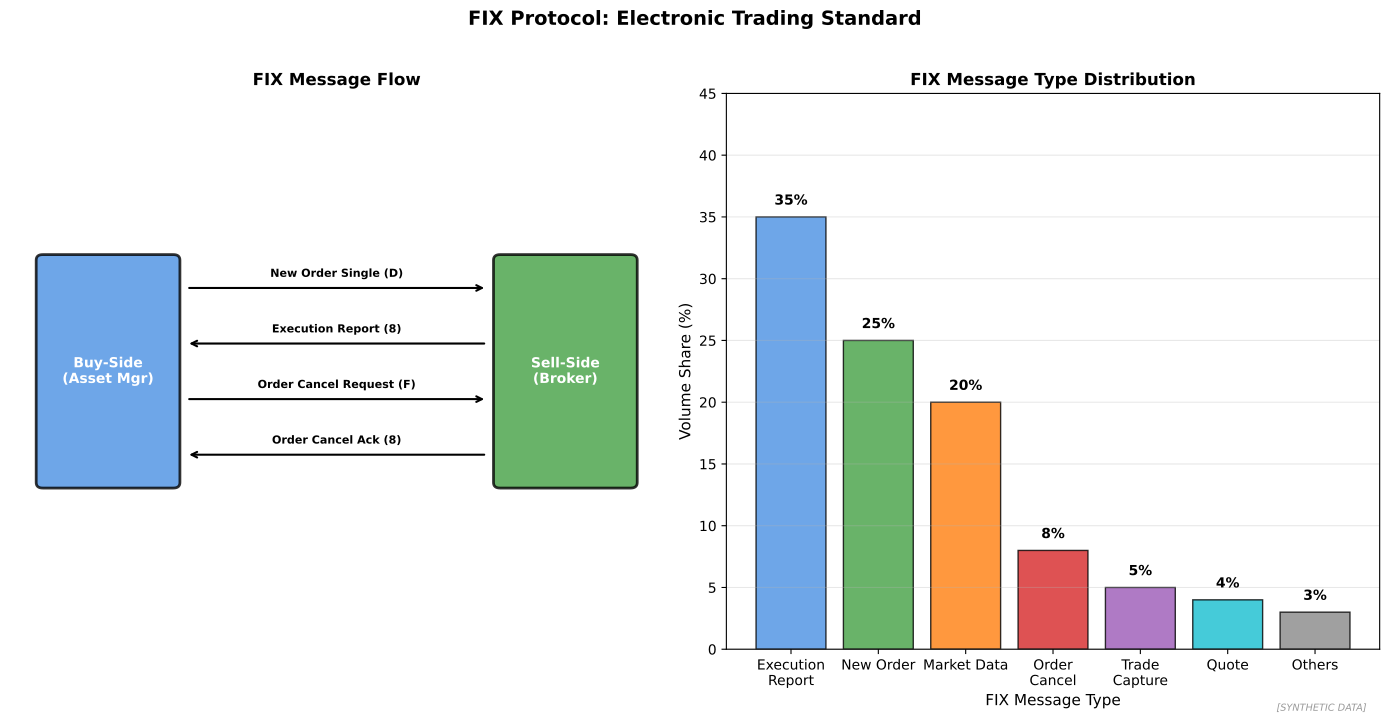

Write the Python code that produced this figure.
"""
FIX Protocol Overview
Financial Information eXchange

Output: fix_protocol.pdf
Module: module_04_trad_finance
Lesson: 40 - Electronic Trading
"""

from pathlib import Path
import matplotlib.pyplot as plt
import matplotlib.patches as mpatches
import numpy as np

CHART_METADATA = {
    'title': 'FIX Protocol',
    'module': 'module_04_trad_finance',
    'lesson': 40,
    'url': 'https://github.com/Digital-AI-Finance/digital-finance/tree/main/module_04_trad_finance/figures/fix_protocol'
}

plt.rcParams.update({'font.size': 10, 'axes.labelsize': 10})

def create_chart():
    fig, axes = plt.subplots(1, 2, figsize=(14, 7))

    # FIX Message Flow
    ax1 = axes[0]
    ax1.set_xlim(0, 10)
    ax1.set_ylim(0, 10)

    # Participants
    buy_side = mpatches.FancyBboxPatch((0.5, 3), 2, 4,
                                        boxstyle="round,pad=0.1",
                                        facecolor='#4A90E2', alpha=0.8,
                                        edgecolor='black', linewidth=2)
    ax1.add_patch(buy_side)
    ax1.text(1.5, 5, 'Buy-Side\n(Asset Mgr)', ha='center', va='center',
            fontsize=10, fontweight='bold', color='white')

    sell_side = mpatches.FancyBboxPatch((7.5, 3), 2, 4,
                                         boxstyle="round,pad=0.1",
                                         facecolor='#44A044', alpha=0.8,
                                         edgecolor='black', linewidth=2)
    ax1.add_patch(sell_side)
    ax1.text(8.5, 5, 'Sell-Side\n(Broker)', ha='center', va='center',
            fontsize=10, fontweight='bold', color='white')

    # Message arrows
    messages = [
        (2.7, 6.5, 7.3, 6.5, 'New Order Single (D)'),
        (7.3, 5.5, 2.7, 5.5, 'Execution Report (8)'),
        (2.7, 4.5, 7.3, 4.5, 'Order Cancel Request (F)'),
        (7.3, 3.5, 2.7, 3.5, 'Order Cancel Ack (8)'),
    ]

    for x1, y1, x2, y2, label in messages:
        ax1.annotate('', xy=(x2, y2), xytext=(x1, y1),
                    arrowprops=dict(arrowstyle='->', color='black', lw=1.5))
        ax1.text((x1+x2)/2, y1+0.2, label, ha='center', fontsize=8, fontweight='bold')

    ax1.set_title('FIX Message Flow', fontsize=12, fontweight='bold')
    ax1.axis('off')

    # FIX Message Types
    ax2 = axes[1]

    msg_types = ['Execution\nReport', 'New Order', 'Market Data', 'Order\nCancel',
                'Trade\nCapture', 'Quote', 'Others']
    volume = [35, 25, 20, 8, 5, 4, 3]
    colors = ['#4A90E2', '#44A044', '#FF7F0E', '#D62728', '#9B59B6', '#17BECF', '#888888']

    bars = ax2.bar(msg_types, volume, color=colors, alpha=0.8, edgecolor='black')

    for bar, vol in zip(bars, volume):
        ax2.text(bar.get_x() + bar.get_width()/2, bar.get_height() + 1,
                f'{vol}%', ha='center', fontsize=10, fontweight='bold')

    ax2.set_xlabel('FIX Message Type', fontsize=11)
    ax2.set_ylabel('Volume Share (%)', fontsize=11)
    ax2.set_title('FIX Message Type Distribution', fontsize=12, fontweight='bold')
    ax2.set_ylim(0, 45)
    ax2.yaxis.grid(True, alpha=0.3)

    fig.suptitle('FIX Protocol: Electronic Trading Standard', fontsize=14, fontweight='bold', y=1.02)
    fig.text(0.98, 0.02, '[SYNTHETIC DATA]', fontsize=7, color='#999999', ha='right', style='italic')
    plt.tight_layout()

    output_path = Path(__file__).parent / 'fix_protocol.pdf'
    plt.savefig(output_path, format='pdf', dpi=300, bbox_inches='tight')
    plt.close()
    print(f"Chart saved to: {output_path}")
    return output_path

if __name__ == '__main__':
    create_chart()
